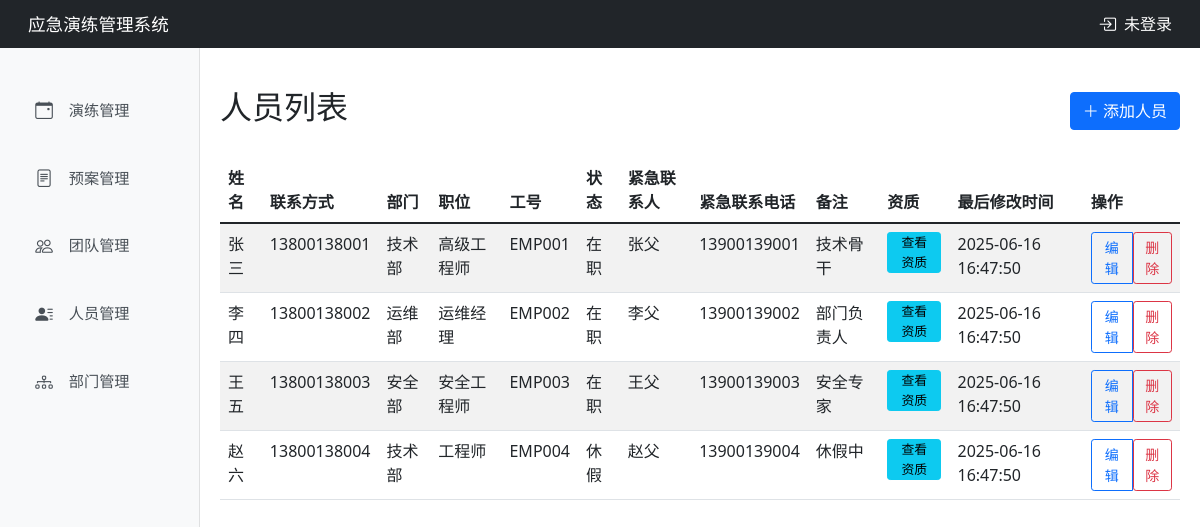
Screenshot of /personnel/ with the database file from the repository.
### tables this page shows
CREATE TABLE personnel (
            id INTEGER PRIMARY KEY AUTOINCREMENT,
            name TEXT NOT NULL,                    -- 人员姓名
            contact TEXT NOT NULL,                 -- 联系方式
            department TEXT,                       -- 所属部门
            department_id INTEGER,                 -- 所属部门id
            position TEXT,                         -- 职位
            employee_id TEXT UNIQUE,               -- 工号
            status TEXT DEFAULT 'ACTIVE',          -- 状态(ACTIVE:在职, INACTIVE:离职, LEAVE:休假)
            emergency_contact TEXT,                -- 紧急联系人
            emergency_phone TEXT,                  -- 紧急联系电话
            notes TEXT,                            -- 备注信息
            created_at TIMESTAMP DEFAULT CURRENT_TIMESTAMP,  -- 创建时间
            updated_at TIMESTAMP DEFAULT CURRENT_TIMESTAMP   -- 最后修改时间
        );

### models/personnel.py (the view)
@bp.route('/')
def personnel_list():
    conn = get_db_connection()
    cursor = conn.cursor()
    personnel_list = cursor.execute('''
        SELECT
            id,
            name,
            contact,
            department,
            position,
            employee_id,
            status,
            emergency_contact,
            emergency_phone,
            notes,
            created_at,
            updated_at
        FROM personnel
        ORDER BY created_at DESC
    ''').fetchall()
    cursor.close()
    conn.close()
    return render_template('personnel.html', personnel_list=personnel_list)

### db/__init__.py (called while the page is built)
def get_db_connection():
    conn = sqlite3.connect('app.db', check_same_thread=False)
    conn.row_factory = sqlite3.Row
    return conn

### templates/personnel.html (shortened to what this page needs)
{% extends "base.html" %}
{% block content %}
<div class="mb-4">
    <div class="d-flex justify-content-between align-items-center">
        <h2>人员列表</h2>
        <a href="{{ url_for('personnel.add_personnel') }}" class="btn btn-primary">
            <i class="bi bi-plus-lg"></i> 添加人员
        </a>
    </div>
</div>
<div class="table-responsive">
    <table class="table table-striped table-hover">
        <thead>
            <tr>
                <th>姓名</th>
                <th>联系方式</th>
                <th>部门</th>
                <th>职位</th>
                <th>工号</th>
                <th>状态</th>
                <th>紧急联系人</th>
                <th>紧急联系电话</th>
                <th>备注</th>
                <th>资质</th>
                <th>最后修改时间</th>
                <th>操作</th>
            </tr>
        </thead>
        <tbody>
            {% for person in personnel_list %}
            <tr>
                <td>{{ person.name }}</td>
                <td>{{ person.contact }}</td>
                <td>{{ person.department }}</td>
                <td>{{ person.position }}</td>
                <td>{{ person.employee_id }}</td>
                <td>
                    {% if person.status == 'ACTIVE' %}
                        在职
                    {% elif person.status == 'INACTIVE' %}
                        离职
                    {% elif person.status == 'LEAVE' %}
                        休假
                    {% else %}
                        {{ person.status }}
                    {% endif %}
                </td>
                <td>{{ person.emergency_contact }}</td>
                <td>{{ person.emergency_phone }}</td>
                <td>{{ person.notes }}</td>
                <td>
                    <a href="{{ url_for('personnel.get_personnel_qualifications', id=person.id) }}" class="btn btn-info btn-sm py-0 px-2" style="font-size: 0.8rem;">
                         查看资质
                    </a>
                </td>
                <td>{{ person.updated_at }}</td>
                <td>
                    <div class="btn-group">
                        <a href="{{ url_for('personnel.edit_personnel', id=person.id) }}" class="btn btn-sm btn-outline-primary">编辑</a>
                        <form method="POST" action="{{ url_for('personnel.delete_personnel', id=person.id) }}" style="display:inline;">
                            <button type="submit" class="btn btn-sm btn-outline-danger" onclick="return confirm('确定要删除这个人员吗？')">删除</button>
                        </form>
                    </div>
                </td>
            </tr>
            {% endfor %}
        </tbody>
    </table>
</div>
{% endblock %}

### templates/base.html (style rules this page uses)
body { overflow-x: hidden; padding-top: 48px; }

### rows the page displays
personnel: name "张三", contact "13800138001", department "技术部", position "高级工程师", employee_id "EMP001", status "在职", emergency_contact "张父", emergency_phone "13900139001", notes "技术骨干", updated_at "2025-06-16 16:47:50"
personnel: name "李四", contact "13800138002", department "运维部", position "运维经理", employee_id "EMP002", status "在职", emergency_contact "李父", emergency_phone "13900139002", notes "部门负责人", updated_at "2025-06-16 16:47:50"
personnel: name "王五", contact "13800138003", department "安全部", position "安全工程师", employee_id "EMP003", status "在职", emergency_contact "王父", emergency_phone "13900139003", notes "安全专家", updated_at "2025-06-16 16:47:50"
personnel: name "赵六", contact "13800138004", department "技术部", position "工程师", employee_id "EMP004", status "休假", emergency_contact "赵父", emergency_phone "13900139004", notes "休假中", updated_at "2025-06-16 16:47:50"
